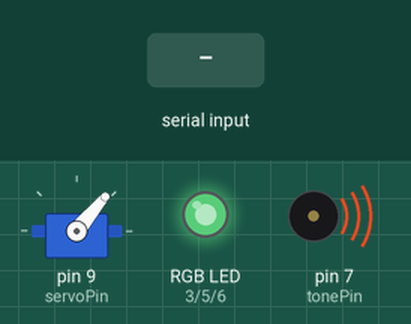
The sketch below on a simulated Arduino Uno, built with avr-gcc and run on an emulated ATmega328P. Parts: servo, an RGB LED mixed from three pins (HIGH = lit), buzzer (waves = sounding). Inputs (shaded band) come from the test bench. Dim RGB values are drawn brighter than linear; random numbers use the default seed unless the sketch sets one.

Above: at 5.52 s.
6.7 s: byte 1 (sadMood) received over Serial
At 7.9 s:
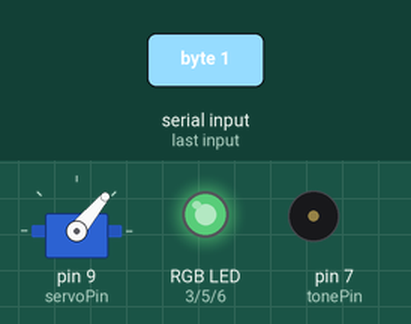
11.5 s: byte 3 (happyMoodV2) received over Serial
At 15.0 s:
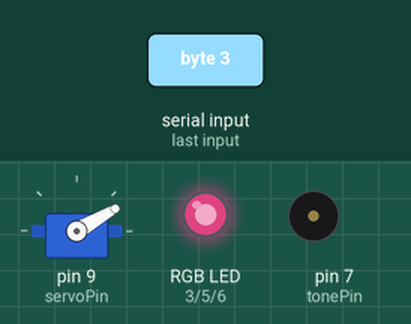
15.3 s: byte 4 (happyMoodV3) received over Serial
At 18.1 s:
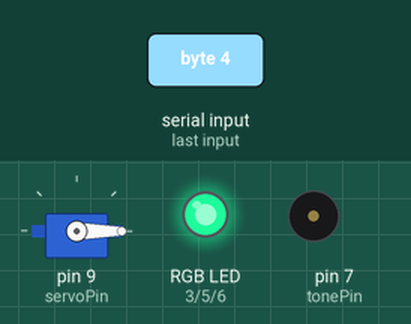
18.9 s: byte 1 (sadMood) received over Serial
At 22.9 s:
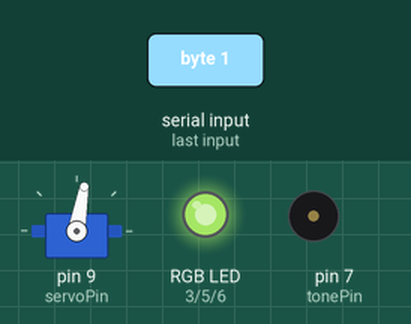
24.0 s: byte 0 (stayStill) received over Serial
28.8 s: byte 3 (happyMoodV2) received over Serial
Timing chart, 0 to 36.7 s (numbered marks = the images above; inputs shaded):
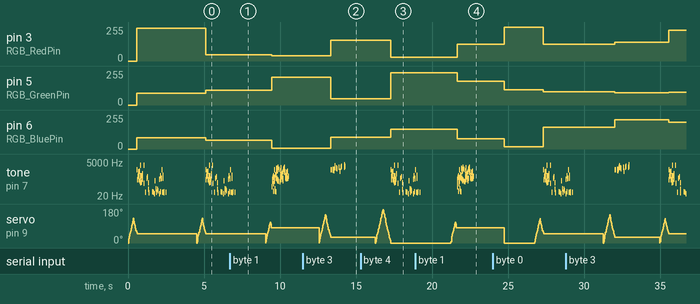

Measured:
- by itself, tone on pin 7 (tonePin): plays 311 Hz for 0.01 s, 554 Hz for 0.01 s, 41 Hz for 0.01 s, 329 Hz for 0.02 s, 349 Hz for 0.02 s, 1396 Hz for 0.01 s … (62 notes in this stretch)

The sketch:

main.ino
```cpp
#include "ServoEasing.h"

#define sadMood 1
#define happyMoodV1 2
#define happyMoodV2 3
#define happyMoodV3 4
#define stayStill 0

/* Declaring RGB PINS */
#define RGB_RedPin 3
#define RGB_GreenPin 5
#define RGB_BluePin 6

/* Declaring Servo and Speaker PINS */
#define servoPin 9
#define tonePin 7

/*Global Variables*/
ServoEasing CubotServo;
int pos = 0;
int state = 0;

/************
  FUNCTIONS
*************/

void servoInit(int rotation, int returnPos, int speed_dps)
{
  CubotServo.easeTo(rotation, speed_dps);
  CubotServo.easeTo(returnPos, speed_dps);
}

/* This function takes 3 parameters that decide the RGB values*/
void rgbVal(int R, int G, int B)
{
  analogWrite(RGB_RedPin, R);
  analogWrite(RGB_GreenPin, G);
  analogWrite(RGB_BluePin, B);
}

int rgbColRand()
{
  int x = random(0, 266);
  return x;
}

void botResponse() {

  if(Serial.available() > 0)
  { // Checks whether data is comming from the serial port
    state = Serial.read(); // Reads the data from the serial port
  }

  CubotServo.write(0);

 if (state == sadMood)
 {
    servoInit(110, 80, 360); // tells the servo to rotate 180, return to 0, in the speed of 360 degree per second
    rgbVal(rgbColRand(), rgbColRand(), rgbColRand());
    R2_D2_alarm_beep();
    delay(15);  // waits 15ms for the servo to reach the position

    state = 0; // re-initialize state to 0, then read the bluetooth signal again
 }
 else if (state == happyMoodV1)
 {
    servoInit(130, 50, 360); // tells the servo to rotate 180, return to 0, in the speed of 360 degree per second
    rgbVal(rgbColRand(), rgbColRand(), rgbColRand());
    R2_D2_talking_to_himeself();
    delay(15);  // waits 15ms for the servo to reach the position

    state = 0; // re-initialize state to 0, then read the bluetooth signal again
 }

 else if (state == happyMoodV2)
 {
    servoInit(150, 30, 360); // tells the servo to rotate 180, return to 0, in the speed of 360 degree per second
    rgbVal(rgbColRand(), rgbColRand(), rgbColRand());
    R2_D2_beep();
    delay(15);  // waits 15ms for the servo to reach the position

    state = 0; // re-initialize state to 0, then read the bluetooth signal again
 }

 else if (state == happyMoodV3)
 {
    servoInit(180, 0, 360); // tells the servo to rotate 180, return to 0, in the speed of 360 degree per second
    rgbVal(rgbColRand(), rgbColRand(), rgbColRand());
    R2_D2_talking_to_himeself();
    delay(15);  // waits 15ms for the servo to reach the position

    state = 0; // re-initialize state to 0, then read the bluetooth signal again
 }

 else if (state == stayStill)
 {
    // This is the state of CuBot most of the time, coz we don't want to annoy user lol
    rgbVal(rgbColRand(), rgbColRand(), rgbColRand());
    state = 0; // re-initialize state to 0, then read the bluetooth signal again
 }
}


Servo myservo;

// Credit:
// Midi to Arduino Converter
//     - Andy Tran (extramaster), 2015
// https://www.extramaster.net/tools/midiToArduino/
//
// Process:
// Midi -> Midi tracks -> Note mappings -> Frequency
//
// CC0

void R2_D2_beep() {  //plays sounds like R2_D2 beeping

    tone(tonePin, 1396, 34.8837209302);
    delay(38.7596899225);
    tone(tonePin, 1479, 17.4418604651);
    delay(19.3798449612);
    delay(9.68992248062);
    delay(19.3798449612);
    delay(48.4496124031);
    delay(9.68992248062);
    tone(tonePin, 1567, 8.72093023256);
    delay(9.68992248062);
    tone(tonePin, 1318, 17.4418604651);
    delay(19.3798449612);
    delay(9.68992248062);
    delay(9.68992248062);
    tone(tonePin, 1244, 26.1627906977);
    delay(29.0697674419);
    tone(tonePin, 1567, 17.4418604651);
    delay(19.3798449612);
    delay(9.68992248062);
    delay(9.68992248062);
    tone(tonePin, 2093, 8.72093023256);
    delay(9.68992248062);
    tone(tonePin, 1975, 8.72093023256);
    delay(9.68992248062);
    tone(tonePin, 2217, 8.72093023256);
    delay(9.68992248062);
    tone(tonePin, 2637, 8.72093023256);
    delay(9.68992248062);
    delay(38.7596899225);
    delay(19.3798449612);
    delay(19.3798449612);
    tone(tonePin, 1975, 8.72093023256);
    delay(9.68992248062);
    tone(tonePin, 1760, 8.72093023256);
    delay(9.68992248062);
    tone(tonePin, 1661, 8.72093023256);
    delay(9.68992248062);
    delay(145.348837209);
    tone(tonePin, 2217, 26.1627906977);
    delay(29.0697674419);
    delay(29.0697674419);
    tone(tonePin, 1108, 26.1627906977);
    delay(29.0697674419);
    delay(38.7596899225);
    tone(tonePin, 2093, 17.4418604651);
    delay(19.3798449612);
    delay(19.3798449612);
    tone(tonePin, 2489, 17.4418604651);
    delay(19.3798449612);
    delay(67.8294573643);
    delay(29.0697674419);
    delay(29.0697674419);
    delay(38.7596899225);
    delay(9.68992248062);
    tone(tonePin, 2093, 8.72093023256);
    delay(9.68992248062);
    tone(tonePin, 3135, 17.4418604651);
    delay(19.3798449612);
    tone(tonePin, 2489, 8.72093023256);
    delay(9.68992248062);

}

void R2_D2_alarm_beep() {  //Plays sounds like R2_D2

    tone(tonePin, 87, 8.72093023256);
    delay(9.68992248062);
    tone(tonePin, 220, 8.72093023256);
    delay(9.68992248062);
    delay(9.68992248062);
    tone(tonePin, 293, 8.72093023256);
    delay(9.68992248062);
    delay(9.68992248062);
    tone(tonePin, 415, 8.72093023256);
    delay(9.68992248062);
    delay(9.68992248062);
    delay(9.68992248062);
    delay(9.68992248062);
    tone(tonePin, 43, 8.72093023256);
    delay(9.68992248062);
    tone(tonePin, 554, 8.72093023256);
    delay(9.68992248062);
    tone(tonePin, 146, 8.72093023256);
    delay(9.68992248062);
    delay(9.68992248062);
    tone(tonePin, 349, 8.72093023256);
    delay(9.68992248062);
    tone(tonePin, 391, 8.72093023256);
    delay(9.68992248062);
    tone(tonePin, 220, 8.72093023256);
    delay(9.68992248062);
    tone(tonePin, 1479, 8.72093023256);
    delay(9.68992248062);
    delay(9.68992248062);
    tone(tonePin, 415, 8.72093023256);
    delay(9.68992248062);
    tone(tonePin, 65, 8.72093023256);
    delay(9.68992248062);
    delay(9.68992248062);
    delay(9.68992248062);
    tone(tonePin, 43, 8.72093023256);
    delay(9.68992248062);
    delay(9.68992248062);
    delay(9.68992248062);
    tone(tonePin, 622, 8.72093023256);
    delay(9.68992248062);
    tone(tonePin, 554, 8.72093023256);
    delay(9.68992248062);
    tone(tonePin, 41, 8.72093023256);
    delay(9.68992248062);
    tone(tonePin, 369, 8.72093023256);
    delay(9.68992248062);
    delay(9.68992248062);
    delay(9.68992248062);
    tone(tonePin, 1760, 8.72093023256);
    delay(9.68992248062);
    delay(9.68992248062);
    tone(tonePin, 1046, 8.72093023256);
    delay(9.68992248062);
    delay(9.68992248062);
    tone(tonePin, 293, 8.72093023256);
    delay(9.68992248062);
    tone(tonePin, 369, 8.72093023256);
    delay(9.68992248062);
    tone(tonePin, 1174, 8.72093023256);
    delay(9.68992248062);
    tone(tonePin, 233, 8.72093023256);
    delay(9.68992248062);
    tone(tonePin, 1567, 8.72093023256);
    delay(9.68992248062);
    tone(tonePin, 1760, 8.72093023256);
    delay(9.68992248062);
    tone(tonePin, 2217, 8.72093023256);
    delay(9.68992248062);
    tone(tonePin, 277, 17.4418604651);
    delay(19.3798449612);
    delay(9.68992248062);
    delay(9.68992248062);
    delay(9.68992248062);
    tone(tonePin, 220, 8.72093023256);
    delay(9.68992248062);
    delay(9.68992248062);
    tone(tonePin, 1567, 8.72093023256);
    delay(9.68992248062);
    delay(9.68992248062);
    delay(9.68992248062);
    delay(9.68992248062);
    delay(9.68992248062);
    delay(9.68992248062);
    tone(tonePin, 207, 8.72093023256);
    delay(9.68992248062);
    delay(9.68992248062);
    delay(9.68992248062);
    delay(9.68992248062);
    delay(9.68992248062);
    tone(tonePin, 1174, 8.72093023256);
    delay(9.68992248062);
    tone(tonePin, 466, 8.72093023256);
    delay(9.68992248062);
    delay(9.68992248062);
    tone(tonePin, 277, 8.72093023256);
    delay(9.68992248062);
    tone(tonePin, 1975, 8.72093023256);
    delay(9.68992248062);
    tone(tonePin, 659, 8.72093023256);
    delay(9.68992248062);
    tone(tonePin, 493, 8.72093023256);
    delay(9.68992248062);
    delay(9.68992248062);
    delay(9.68992248062);
    delay(19.3798449612);
    tone(tonePin, 440, 8.72093023256);
    delay(9.68992248062);
    tone(tonePin, 783, 8.72093023256);
    delay(9.68992248062);
    tone(tonePin, 293, 8.72093023256);
    delay(9.68992248062);
    delay(9.68992248062);
    tone(tonePin, 349, 8.72093023256);
    delay(9.68992248062);
    delay(9.68992248062);
    tone(tonePin, 987, 8.72093023256);
    delay(9.68992248062);
    delay(9.68992248062);
    tone(tonePin, 233, 8.72093023256);
    delay(9.68992248062);
    tone(tonePin, 349, 8.72093023256);
    delay(9.68992248062);
    tone(tonePin, 1567, 8.72093023256);
    delay(9.68992248062);
    delay(9.68992248062);
    delay(9.68992248062);
    delay(9.68992248062);
    delay(9.68992248062);
    tone(tonePin, 1567, 8.72093023256);
    delay(9.68992248062);
    tone(tonePin, 1864, 8.72093023256);
    delay(9.68992248062);
    tone(tonePin, 2217, 8.72093023256);
    delay(9.68992248062);
    delay(9.68992248062);
    tone(tonePin, 932, 17.4418604651);
    delay(19.3798449612);
    delay(9.68992248062);
    delay(9.68992248062);
    tone(tonePin, 987, 8.72093023256);
    delay(9.68992248062);
    delay(9.68992248062);
    delay(9.68992248062);
    tone(tonePin, 391, 8.72093023256);
    delay(9.68992248062);
    tone(tonePin, 493, 8.72093023256);
    delay(9.68992248062);
    delay(9.68992248062);
    tone(tonePin, 329, 8.72093023256);
    delay(9.68992248062);
    tone(tonePin, 523, 8.72093023256);
    delay(9.68992248062);
    delay(9.68992248062);
    tone(tonePin, 932, 8.72093023256);
    delay(9.68992248062);
    delay(19.3798449612);
    tone(tonePin, 329, 8.72093023256);
    delay(9.68992248062);
    delay(19.3798449612);
    tone(tonePin, 466, 8.72093023256);
    delay(9.68992248062);
    delay(9.68992248062);
    tone(tonePin, 1108, 8.72093023256);
    delay(9.68992248062);
    tone(tonePin, 349, 17.4418604651);
    delay(19.3798449612);
    delay(9.68992248062);
    tone(tonePin, 349, 26.1627906977);
    delay(29.0697674419);
    tone(tonePin, 493, 8.72093023256);
    delay(9.68992248062);
}

void R2_D2_talking_to_himeself() {  //Plays sounds like R2D2

    tone(tonePin, 1396, 17.4418604651);
    delay(19.3798449612);
    tone(tonePin, 277, 8.72093023256);
    delay(9.68992248062);
    delay(19.3798449612);
    tone(tonePin, 493, 26.1627906977);
    delay(29.0697674419);
    tone(tonePin, 1046, 8.72093023256);
    delay(9.68992248062);
    tone(tonePin, 622, 8.72093023256);
    delay(9.68992248062);
    tone(tonePin, 523, 8.72093023256);
    delay(9.68992248062);
    delay(9.68992248062);
    tone(tonePin, 659, 17.4418604651);
    delay(19.3798449612);
    tone(tonePin, 277, 8.72093023256);
    delay(9.68992248062);
    tone(tonePin, 1108, 8.72093023256);
    delay(9.68992248062);
    delay(9.68992248062);
    delay(19.3798449612);
    delay(9.68992248062);
    delay(9.68992248062);
    tone(tonePin, 220, 8.72093023256);
    delay(9.68992248062);
    delay(9.68992248062);
    tone(tonePin, 523, 8.72093023256);
    delay(9.68992248062);
    tone(tonePin, 174, 8.72093023256);
    delay(9.68992248062);
    tone(tonePin, 2959, 8.72093023256);
    delay(9.68992248062);
    delay(9.68992248062);
    delay(9.68992248062);
    tone(tonePin, 440, 17.4418604651);
    delay(19.3798449612);
    tone(tonePin, 523, 8.72093023256);
    delay(9.68992248062);
    tone(tonePin, 184, 8.72093023256);
    delay(9.68992248062);
    delay(29.0697674419);
    delay(19.3798449612);
    tone(tonePin, 311, 8.72093023256);
    delay(9.68992248062);
    tone(tonePin, 739, 61.0465116279);
    delay(67.8294573643);
    delay(9.68992248062);
    delay(19.3798449612);
    tone(tonePin, 2959, 8.72093023256);
    delay(9.68992248062);
    tone(tonePin, 164, 26.1627906977);
    delay(29.0697674419);
    delay(77.519379845);
    tone(tonePin, 36, 17.4418604651);
    delay(19.3798449612);
    delay(58.1395348837);
    tone(tonePin, 349, 17.4418604651);
    delay(19.3798449612);
    delay(38.7596899225);
    tone(tonePin, 440, 26.1627906977);
    delay(29.0697674419);
    delay(19.3798449612);
    delay(9.68992248062);
    tone(tonePin, 174, 8.72093023256);
    delay(9.68992248062);
    tone(tonePin, 61, 8.72093023256);
    delay(9.68992248062);
    delay(9.68992248062);
    tone(tonePin, 34, 17.4418604651);
    delay(19.3798449612);
    delay(203.488372093);
    tone(tonePin, 41, 26.1627906977);
    delay(29.0697674419);
    delay(38.7596899225);
    tone(tonePin, 38, 17.4418604651);
    delay(19.3798449612);
    delay(58.1395348837);
    tone(tonePin, 29, 17.4418604651);
    delay(19.3798449612);
    delay(19.3798449612);
    tone(tonePin, 233, 26.1627906977);
    delay(29.0697674419);
    delay(29.0697674419);
    tone(tonePin, 65, 17.4418604651);
    delay(19.3798449612);
    delay(9.68992248062);
    tone(tonePin, 38, 17.4418604651);
    delay(19.3798449612);
    delay(38.7596899225);
    tone(tonePin, 58, 17.4418604651);
    delay(19.3798449612);
    delay(19.3798449612);
    tone(tonePin, 46, 34.8837209302);
    delay(38.7596899225);
    delay(58.1395348837);
    delay(9.68992248062);
    tone(tonePin, 30, 8.72093023256);
    delay(9.68992248062);
    tone(tonePin, 311, 8.72093023256);
    delay(9.68992248062);
    delay(38.7596899225);
    tone(tonePin, 554, 8.72093023256);
    delay(9.68992248062);
    tone(tonePin, 41, 8.72093023256);
    delay(9.68992248062);
    delay(9.68992248062);
    delay(9.68992248062);
    delay(9.68992248062);
    tone(tonePin, 329, 17.4418604651);
    delay(19.3798449612);
    tone(tonePin, 349, 17.4418604651);
    delay(19.3798449612);
    delay(19.3798449612);
    tone(tonePin, 1396, 8.72093023256);
    delay(9.68992248062);
    delay(9.68992248062);
    delay(19.3798449612);
    tone(tonePin, 36, 17.4418604651);
    delay(19.3798449612);
    tone(tonePin, 38, 17.4418604651);
    delay(19.3798449612);
    tone(tonePin, 369, 8.72093023256);
    delay(9.68992248062);
    tone(tonePin, 587, 17.4418604651);
    delay(19.3798449612);
    delay(19.3798449612);
    tone(tonePin, 34, 17.4418604651);
    delay(19.3798449612);
    tone(tonePin, 41, 17.4418604651);
    delay(19.3798449612);
    delay(116.279069767);
    tone(tonePin, 36, 17.4418604651);
    delay(19.3798449612);

}


void setup() {
  // set pinMode of LEDs
  pinMode(RGB_RedPin, OUTPUT);
  pinMode(RGB_GreenPin, OUTPUT);
  pinMode(RGB_BluePin, OUTPUT);

  randomSeed(analogRead(0));

  // attach servo
  CubotServo.attach(servoPin);

  // start recieving bluetooth communication
  Serial.begin(9600);

}

void loop() {

//  if(Serial.available() > 0)
//  { // Checks whether data is comming from the serial port
//    state = Serial.read(); // Reads the data from the serial port
//  }

  state = 2;

  botResponse();

  delay(2000);

}
```
